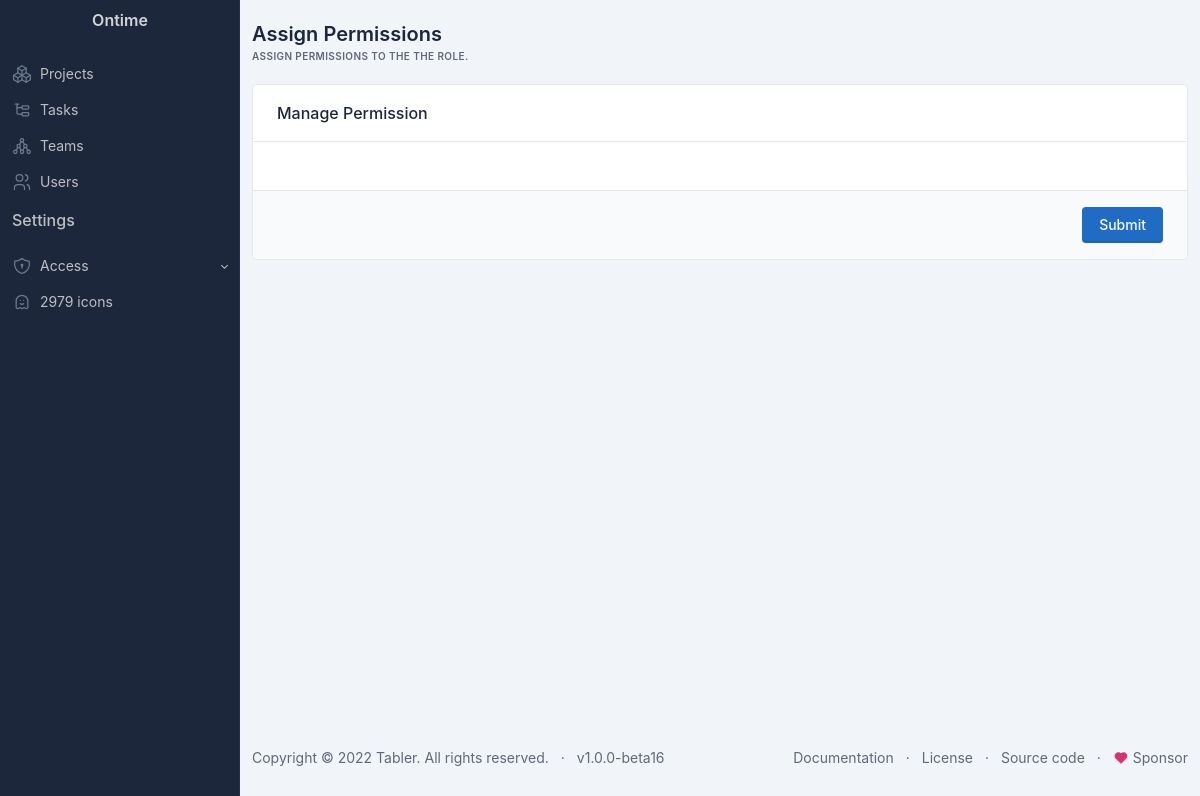
/administrator/permissions.php, run on an earlier commit of the app's database.
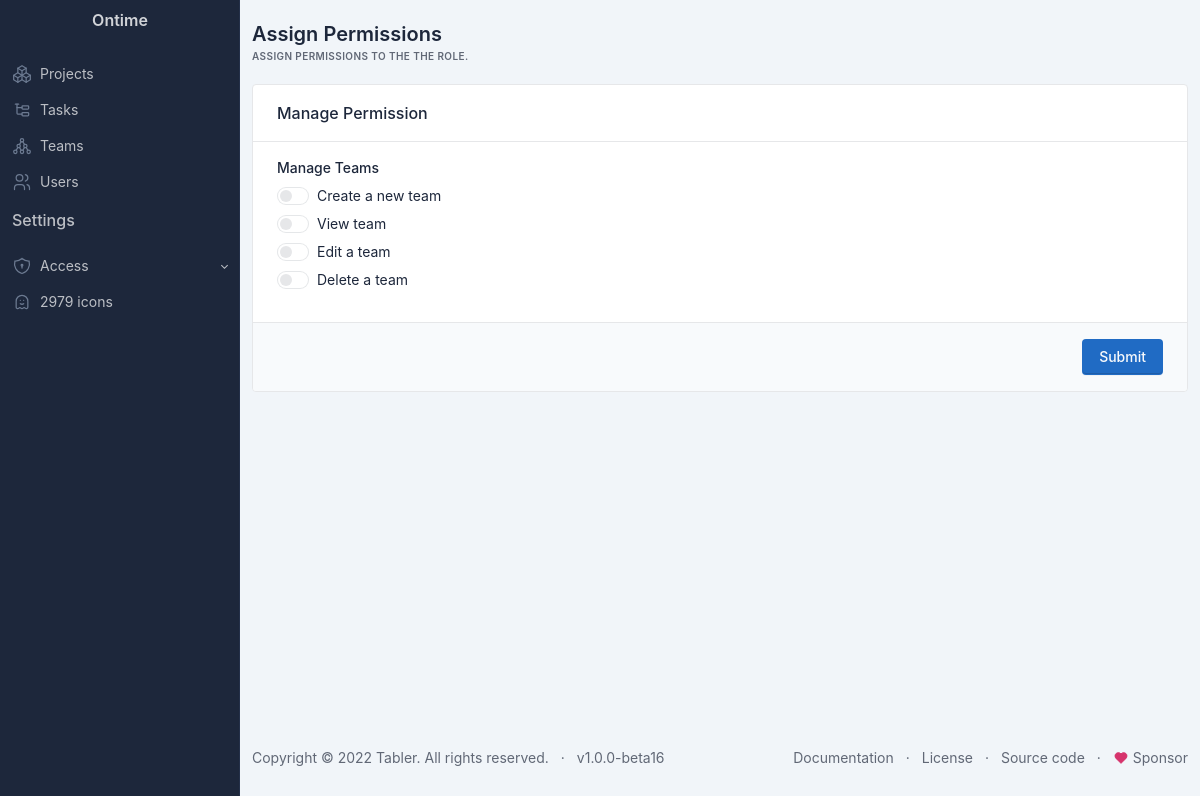
And on a later commit of the database.
### tables this page shows
CREATE TABLE `permissions` (
  `id` int(11) NOT NULL,
  `type` varchar(255) DEFAULT NULL,
  `permission_name` varchar(255) NOT NULL,
  `description` text DEFAULT NULL,
  `status` enum('active','inactive') DEFAULT 'active',
  `created_at` datetime DEFAULT current_timestamp(),
  `updated_at` datetime DEFAULT current_timestamp() ON UPDATE current_timestamp()
);

### functions.php (called while the page is built, shortened)
<?php
function flattenArray($array)
{
    $result = [];
    return $result;
}

### administrator/permissions.php (the view, shortened to what this page needs)
<?php
require __DIR__ . '/../functions.php';
$pdo = Connection::getInstance();
$page_title = "Assign Permissions";
$page_desc = "Assign permissions to the the role.";
$role_id = $_GET['p'] ?? '';
$sql = "SELECT * FROM permissions ORDER BY id ASC;";
$statement = $pdo->prepare($sql);
$statement->execute();
$permissions = $statement->fetchAll(PDO::FETCH_ASSOC);
$permissionsByType = [];
foreach ($permissions as $permission) {
    $permissionsByType[$permission['type']][] = $permission;
}
$enabledPermission = getPermissionsForRole($pdo, $role_id);
function getPermissionsForRole($pdo, $role_id)
{
    $sql = "SELECT permission_id FROM role_permissions WHERE role_id=:role_id";
    $statement = $pdo->prepare($sql);
    $statement->bindValue(':role_id', $role_id);
    $statement->execute();
    $result = $statement->fetchAll(PDO::FETCH_ASSOC);
    return flattenArray($result);
}
?>
<?php include 'partials/head.php'; ?>
<div class="page-body">
    <div class="container-xl">
        <row class="row row-cards">
            <div class="col-12">
                <div class="col">
                    <form class="card" method="POST" action="">
                        <div class="card-header">
                            <h3 class="card-title">Manage Permission</h3>
                        </div>
                        <div class="card-body">
                            <div class="mb-3">
                                <?php
                                foreach ($permissionsByType as $type => $typePermissions): ?>
                                    <label class="form-label">Manage <?= ucfirst($type) ?> </label>
                                    <div>
                                        <?php foreach ($typePermissions as $permission): ?>
                                            <label class="form-check form-switch">
                                                <input class="form-check-input" type="checkbox" name="permissions[]"
                                                    value="<?= $permission['id'] ?>" <?= in_array($permission['id'], $enabledPermission) ? 'checked' : '' ?> />
                                                <span class="form-check-label"><?= $permission['description'] ?></span>
                                            </label>
                                        <?php endforeach; ?>
                                    </div>
                                <?php endforeach; ?>
                            </div>
                        </div>
                        <div class="card-footer text-end">
                            <button type="submit" class="btn btn-primary">Submit</button>
                        </div>
                    </form>
                </div>
            </div>
        </row>
    </div>
</div>
<?php include 'partials/footer.php'; ?>

### administrator/partials/head.php (shortened to what this page needs)
<!doctype html>
<html lang="en">
<head>
    <link href="./dist/css/tabler.min.css?1668287865" rel="stylesheet" />
    <link href="./dist/css/tabler-flags.min.css?1668287865" rel="stylesheet" />
    <link href="./dist/css/tabler-payments.min.css?1668287865" rel="stylesheet" />
    <link href="./dist/css/tabler-vendors.min.css?1668287865" rel="stylesheet" />
    <link href="./dist/css/demo.min.css?1668287865" rel="stylesheet" />
</head>
<body>
    <div class="page">
        <?php include 'partials/sidebar.php'; ?>
        <div class="page-wrapper">
            <?php include 'partials/page-header.php'; ?>

### administrator/partials/sidebar.php (shortened to what this page needs)
<aside class="navbar navbar-vertical navbar-expand-lg navbar-dark">
    <div class="container-fluid">
        <h1 class="navbar-brand navbar-brand-autodark">
            <a href=".">
                Ontime
            </a>
        </h1>
        <div class="collapse navbar-collapse" id="sidebar-menu">
            <ul class="navbar-nav pt-lg-3">
                <li class="nav-item">
                    <a class="nav-link" href="projects.php" href="#navbar-help">
                        <span
                            class="nav-link-icon d-md-none d-lg-inline-block">
                        </span>
                        <span class="nav-link-title">
                            Projects
                        </span>
                    </a>
                </li>
                <li class="nav-item">
                    <a class="nav-link" href="tasks.php" href="#navbar-help">
                        <span
                            class="nav-link-icon d-md-none d-lg-inline-block">
                        </span>
                        <span class="nav-link-title">
                            Tasks
                        </span>
                    </a>
                </li>
                <li class="nav-item">
                    <a class="nav-link" href="team-member.php" href="#navbar-help">
                        <span
                            class="nav-link-icon d-md-none d-lg-inline-block">
                        </span>
                        <span class="nav-link-title">
                            Teams
                        </span>
                    </a>
                </li>
                <li class="nav-item">
                    <a class="nav-link" href="users.php" href="#navbar-help">
                        <span
                            class="nav-link-icon d-md-none d-lg-inline-block">
                        </span>
                        <span class="nav-link-title">
                            Users
                        </span>
                    </a>
                </li>
                <li class="nav-item">
                    <a href="javascript:void(0)" class="nav-link">
                        <h3 class="nav-link-title">Settings</h3>
                    </a>
                </li>
                <li class="nav-item dropdown">
                    <a class="nav-link dropdown-toggle" href="#navbar-help" data-bs-toggle="dropdown"
                        data-bs-auto-close="false" role="button" aria-expanded="false">
                        <span
                            class="nav-link-icon d-md-none d-lg-inline-block">
                        </span>
                        <span class="nav-link-title">
                            Access
                        </span>
                    </a>
                </li>
                <li class="nav-item">
                    <a class="nav-link" href="./icons.html" href="#navbar-help">
                        <span
                            class="nav-link-icon d-md-none d-lg-inline-block">
                        </span>
                        <span class="nav-link-title">
                            2979 icons
                        </span>
                    </a>
                </li>
            </ul>
        </div>
    </div>
</aside>

### administrator/partials/page-header.php (shortened to what this page needs)
<div class="page-header d-print-none">
    <div class="container-xl">
        <div class="row g-2 align-items-center">
            <div class="col">
                <h2 class="page-title">
                    <?= $page_title ?? 'Dashboard' ?>
                </h2>
                <div class="page-pretitle">
                    <?= $page_desc ?? 'Welcome Ontime' ?>
                </div>
            </div>
        </div>
    </div>
</div>

### administrator/partials/footer.php (shortened to what this page needs)
<footer class="footer footer-transparent d-print-none">
    <div class="container-xl">
        <div class="row text-center align-items-center flex-row-reverse">
            <div class="col-lg-auto ms-lg-auto">
                <ul class="list-inline list-inline-dots mb-0">
                    <li class="list-inline-item"><a href="./docs/" class="link-secondary">Documentation</a>
                    </li>
                    <li class="list-inline-item"><a href="./license.html" class="link-secondary">License</a>
                    </li>
                    <li class="list-inline-item"><a href="https://github.com/tabler/tabler" target="_blank"
                            class="link-secondary" rel="noopener">Source code</a></li>
                    <li class="list-inline-item">
                        <a href="https://github.com/sponsors/codecalm" target="_blank" class="link-secondary"
                            rel="noopener">
                            Sponsor
                        </a>
                    </li>
                </ul>
            </div>
            <div class="col-12 col-lg-auto mt-3 mt-lg-0">
                <ul class="list-inline list-inline-dots mb-0">
                    <li class="list-inline-item">
                        Copyright &copy; 2022
                        <a href="." class="link-secondary">Tabler</a>.
                        All rights reserved.
                    </li>
                    <li class="list-inline-item">
                        <a href="./changelog.html" class="link-secondary" rel="noopener">
                            v1.0.0-beta16
                        </a>
                    </li>
                </ul>
            </div>
        </div>
    </div>
</footer>
</div>
</div>
</body>
</html>

### administrator/partials/head.php (style rules this page uses)
:root { --tblr-font-sans-serif: Inter, -apple-system, BlinkMacSystemFont, San Francisco, Segoe UI, Roboto, Helvetica Neue, sans-serif; }

What changed in the data, as far as the page shows it:
added permissions: description "Create a new team"
added permissions: description "View team"
added permissions: description "Edit a team"
added permissions: description "Delete a team"
Also different on the page:
new list line: "Manage Teams"
